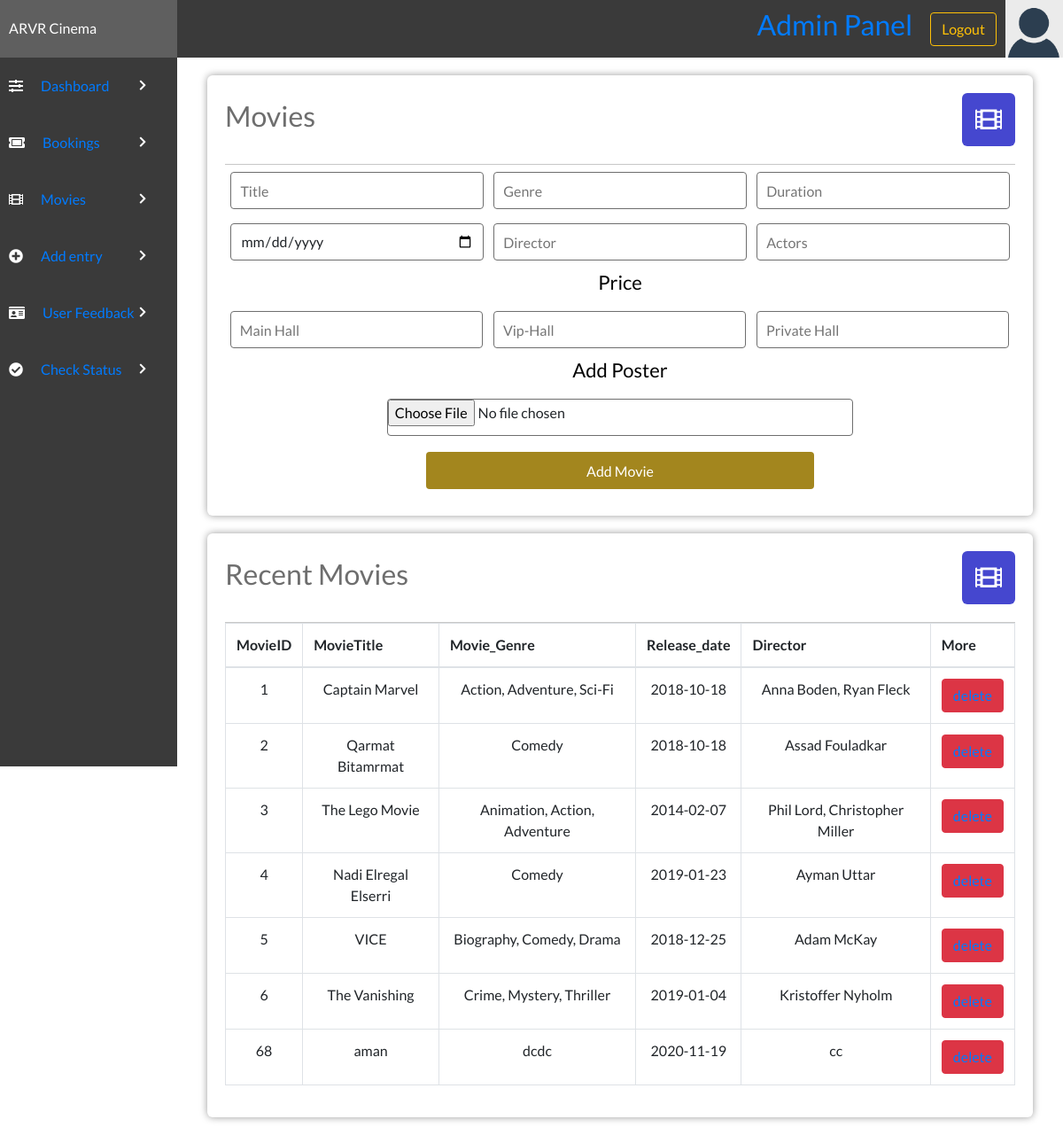
/admin/addmovie.php (signed in), run on an earlier commit of the app's database.
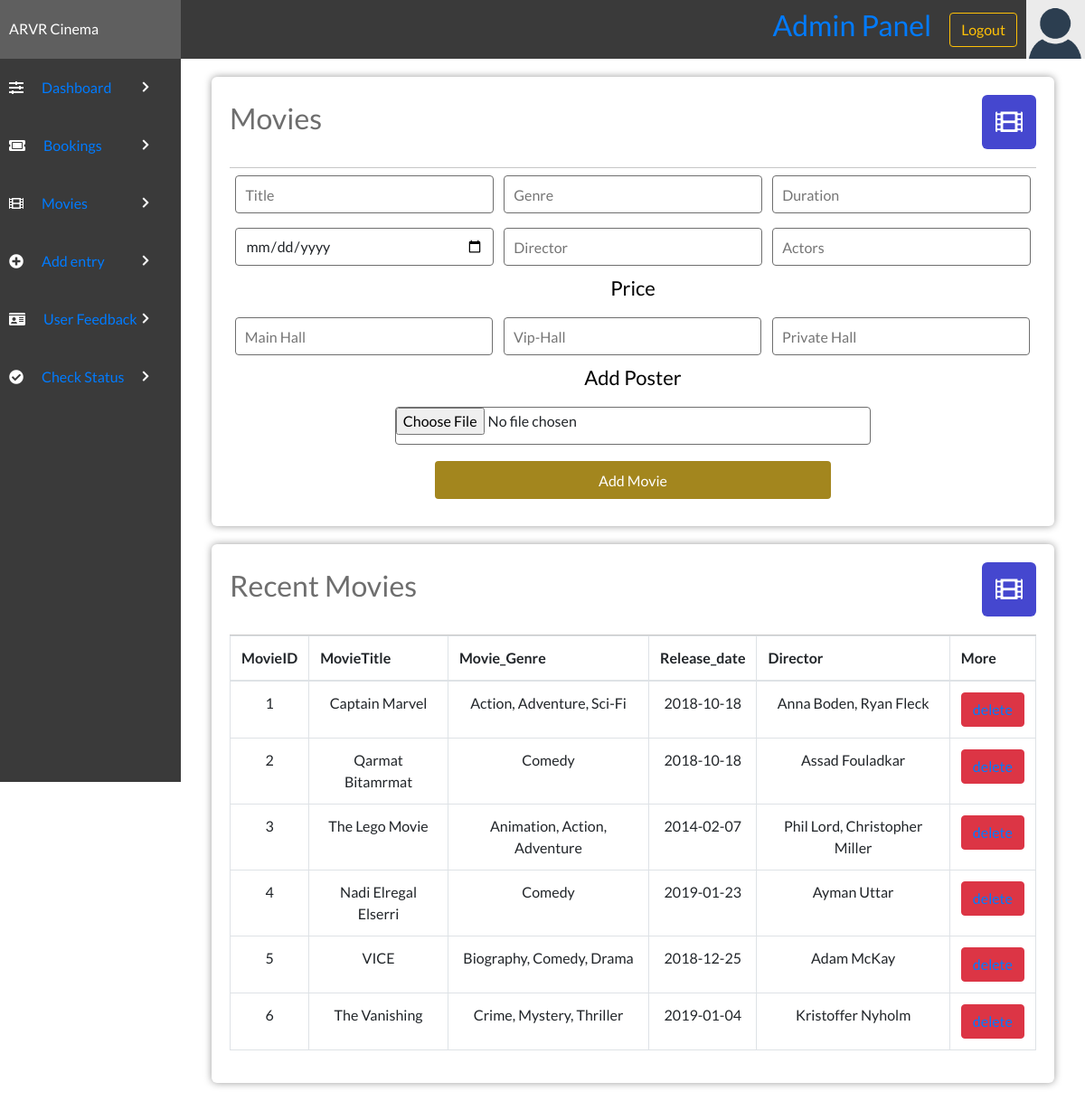
And on a later commit of the database.
### tables this page shows
CREATE TABLE `movietable` (
  `movieID` int(11) NOT NULL,
  `movieImg` varchar(150) NOT NULL,
  `movieTitle` varchar(100) NOT NULL,
  `movieGenre` varchar(50) NOT NULL,
  `movieDuration` int(11) NOT NULL,
  `movieRelDate` date NOT NULL,
  `movieDirector` varchar(50) NOT NULL,
  `movieActors` varchar(150) NOT NULL,
  `mainhall` int(11) NOT NULL,
  `viphall` int(11) NOT NULL,
  `privatehall` int(11) NOT NULL
);

### admin/addmovie.php (the view, shortened to what this page needs)
<!DOCTYPE html>
<html lang="en">
<head>
    <link rel="stylesheet" href="../style/styles.css">
    <link rel="stylesheet" href="https://use.fontawesome.com/releases/v5.7.2/css/all.css">
    <link rel="stylesheet" href="https://maxcdn.bootstrapcdn.com/bootstrap/4.0.0/css/bootstrap.min.css">
    <link rel="stylesheet" href="https://cdn.datatables.net/1.10.22/css/dataTables.bootstrap4.min.css">
    <link rel="stylesheet" href="https://maxcdn.bootstrapcdn.com/bootstrap/4.0.0/css/bootstrap.min.css">
</head>
<body>
    <?php include('header.php'); ?>
    <div class="admin-container">
        <?php include('sidebar.php'); ?>
        <div class="admin-section admin-section2">
            <div class="admin-section-column">
                <div class="admin-section-panel admin-section-panel2">
                    <div class="admin-panel-section-header">
                        <h2>Movies</h2>
                        <i class="fas fa-film" style="background-color: #4547cf"></i>
                    </div>
                    <form action="" method="POST">
                        <input placeholder="Title" type="text" name="movieTitle" required>
                        <input placeholder="Genre" type="text" name="movieGenre" required>
                        <input placeholder="Duration" type="number" name="movieDuration" required>
                        <input placeholder="Release Date" type="date" name="movieRelDate" required>
                        <input placeholder="Director" type="text" name="movieDirector" required>
                        <input placeholder="Actors" type="text" name="movieActors" required>
                        <label>Price</label>
                        <input placeholder="Main Hall" type="text" name="mainhall" required><br />
                        <input placeholder="Vip-Hall" type="text" name="viphall" required><br />
                        <input placeholder="Private Hall" type="text" name="privatehall" required><br />
                        <br>
                        <label>Add Poster</label>
                        <input type="file" name="movieImg" accept="image/*">
                        <button type="submit" value="submit" name="submit" class="form-btn">Add Movie</button>
                    </form>
                </div>
                <div class="admin-section-panel admin-section-panel2">
                    <div class="admin-panel-section-header">
                        <h2>Recent Movies</h2>
                        <i class="fas fa-film" style="background-color: #4547cf"></i>
                    </div>
                    <table class="table table-bordered" id="dataTable" width="100%" cellspacing="0">
                        <tr>
                            <th>MovieID</th>
                            <th>MovieTitle</th>
                            <th>Movie_Genre</th>
                            <th>Release_date</th>
                            <th>Director</th>
                            <th>More</th>
                        </tr>
                        <tbody>
                            <?php
                            $host = "localhost";
                            $user = "root";
                            $password = "";
                            $dbname = "cinema_db";
                            $con = mysqli_connect($host, $user, $password, $dbname);
                            $select = "SELECT * FROM `movietable`";
                            $run = mysqli_query($con, $select);
                            while ($row = mysqli_fetch_array($run)) {
                                $ID = $row['movieID'];
                                $title = $row['movieTitle'];
                                $genere = $row['movieGenre'];
                                $releasedate = $row['movieRelDate'];
                                $movieactor = $row['movieDirector'];
                            ?>
                                <tr align="center">
                                    <td><?php echo $ID; ?></td>
                                    <td><?php echo $title; ?></td>
                                    <td><?php echo $genere; ?></td>
                                    <td><?php echo $releasedate; ?></td>
                                    <td><?php echo $movieactor; ?></td>
                                    <td><button value="Book Now!" type="submit" onclick="" type="button" class="btn btn-danger"><?php echo  "<a href='deletemovie.php?id=" . $row['movieID'] . "'>delete</a>"; ?></button></td>
                                </tr>
                            <?php }
                            ?>
                        </tbody>
                    </table>
                </div>
            </div>
        </div>
    </div>
</body>
</html>

What changed in the data, as far as the page shows it:
removed movietable: movieID "68", movieTitle "aman", movieGenre "dcdc", movieRelDate "2020-11-19", movieDirector "cc"
